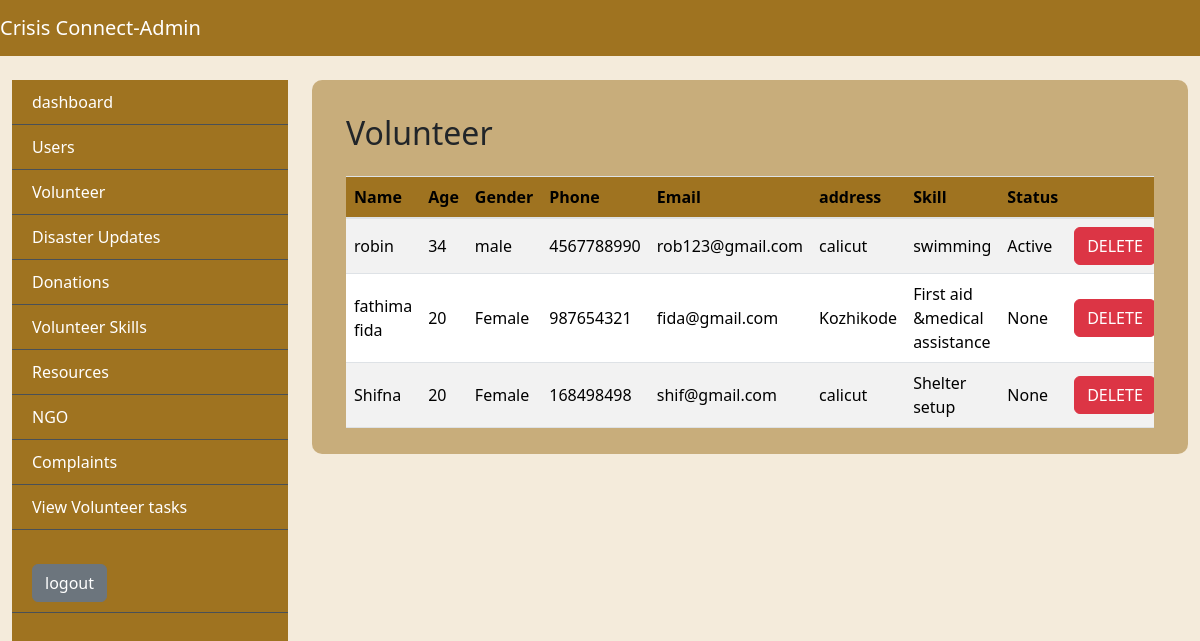
Page /volunteer on the committed database.
### app/models.py (models this page shows)
class UserTable(models.Model):
    LOGIN = models.ForeignKey(LoginTable, on_delete=models.CASCADE)
    Name= models.CharField(max_length=30, null=True, blank=True)
    age= models.IntegerField(null=True, blank=True)
    Gender= models.CharField(max_length=20, null=True, blank=True)
    Phone= models.BigIntegerField(null=True, blank=True)
    Email= models.CharField(max_length=20, null=True, blank=True)
    Address = models.CharField(max_length=50, null=True, blank=True)
    Type = models.CharField(max_length=30, null=True, blank=True)
    Skill = models.CharField(max_length=30, null=True, blank=True)
    Status = models.CharField(max_length=30, null=True, blank=True)

### app/views.py (the view)
# urls.py: path('volunteer', ViewVolunteers.as_view(), name="volunteer"),
class ViewVolunteers(View):
    def get(self, request):
        obj=UserTable.objects.filter(Type='volunteer')
        return render(request, "administrator/ViewVolunteers.html",{'val':obj})

### templates/administrator/ViewVolunteers.html
{% extends 'administrator/base.html' %}
{%block body%}
<div class="tbl-div">
  <div class="content container-fluid">
      <div class="container-fluid mt-4">
          <h2 class="mb-4">Volunteer</h2>
          <div class="table-responsive">
            <table class="table user-table table-striped">
              <thead>
                <tr>
                  <th>Name</th>
                  <th>Age</th>
                  <th>Gender</th>
                  <th>Phone</th>
                  <th>Email</th>
                  <th>address</th>
                  <th>Skill</th>
                  <th>Status</th>
                  <th></th>
                </tr>
              </thead>
              <tbody>
                {%for i in val%}
                <tr>
                  <td>{{i.Name}}</td>
                  <td>{{i.age}}</td>
                  <td>{{i.Gender}}</td>
                  <td>{{i.Phone}}</td>
                  <td>{{i.Email}}</td>
                  <td>{{i.Address}}</td>
                  <td>{{i.Skill}}</td>
                  <td>{{i.Status}}</td>
                  <td>
                    <a href="delete_user/{{i.LOGIN.id}}" class="btn btn-danger" onclick="return confirm('are you sure to delete this user?')">DELETE</a>
                  </td>
                </tr>
                {%endfor%}
              </tbody>
            </table>
          </div>
        </div>
  </div>
</div>
{%endblock%}

### static/css/baseStyle.css (style rules this page uses)
:root { --bg-color: #f4ebdb; --bg-color2: #9f7320; --bg-color-hover: #5d400a; --border-color: #495057; --danger-bg-color:#dc3545; --text-color1: #333; --text-color2:#fff; --text-color3:#484a4a; --table-td-color:#00ADB5; --accept-color:#28a745; --view-color:#065bb6; }
* { margin: 0; padding: 0; box-sizing: border-box; }
body { background-color: var(--bg-color); }
.tbl-div { width: 100%; padding: 10px; background-color: #9f732082; border-radius: 10px; }
.user-table th, .user-table td { vertical-align: middle; }
.user-table th { font-weight: bold; background-color: var(--bg-color2); }
.user-table th { font-weight: bold; }
a { text-decoration: none; color: var(--text-color2); }
:root { --progress-bar-width: 50px; --progress-bar-height: 50px; --font-size: 15px; }

### rows in the picture
UserTable: Name "robin", age "34", Gender "male", Phone "4567788990", Email "rob123@gmail.com", Address "calicut", Skill "swimming", Status "Active"
UserTable: Name "fathima fida", age "20", Gender "Female", Phone "987654321", Email "fida@gmail.com", Address "Kozhikode", Skill "First aid &medical assistance", Status "None"
UserTable: Name "Shifna", age "20", Gender "Female", Phone "168498498", Email "shif@gmail.com", Address "calicut", Skill "Shelter setup", Status "None"
